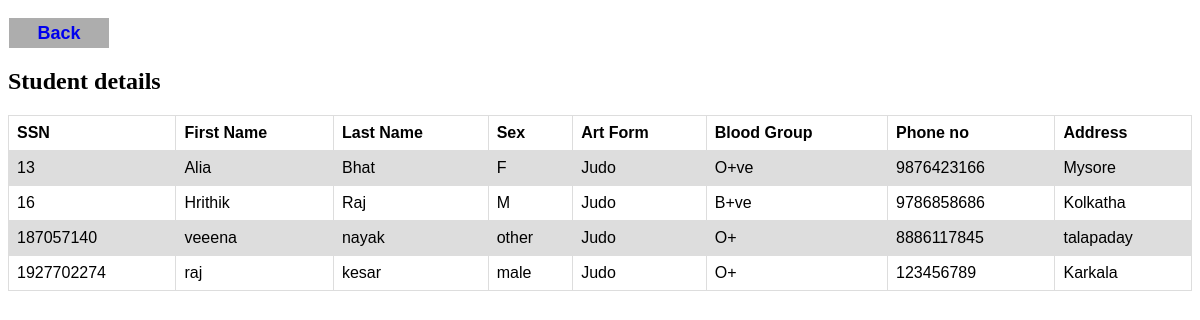
/partstu.php?uname=Prasad_shetty01, run on the app's committed database.
### tables this page shows
CREATE TABLE `student` (
  `SSN` varchar(20) NOT NULL,
  `Fname` varchar(20) NOT NULL,
  `Lname` varchar(20) NOT NULL,
  `Sex` varchar(20) NOT NULL,
  `Art_form` varchar(20) NOT NULL,
  `Blood` varchar(20) NOT NULL,
  `St_uname` varchar(20) NOT NULL,
  `Phno` varchar(20) NOT NULL,
  `Address` varchar(20) NOT NULL
);

### partstu.php (the view, shortened to what this page needs)
<!DOCTYPE html>
<html lang="en">
<head>
</head>
<body>
<button id="back"><a href="addtour.php">Back</a></button>
<?php
$con = mysqli_connect('localhost:3306', 'root', '','boxing');
$username=$_GET['uname'];
$sql2="SELECT *FROM staff where S_uname='$username'";
$result2=mysqli_query($con,$sql2);
$res=mysqli_fetch_assoc($result2);
$type=$res['type'];
$sql = "SELECT SSN, Fname, Lname, Sex, Art_form, Blood, Phno, St_uname, Address FROM student where Art_form ='$type'";
$result = mysqli_query($con, $sql);
echo "<br><h2>Student details</h2>";
echo "<table border='1'>
<tr>
<th>SSN</th>
<th>First Name</th>
<th>Last Name</th>
<th>Sex</th>
<th>Art Form</th>
<th>Blood Group</th>
<th>Phone no</th>
<th>Address</th>
</tr>";
while($row = mysqli_fetch_assoc($result))
{
    echo "<tr>";
    echo "<td>" . $row['SSN'] . "</td>";
    echo "<td>" . $row['Fname'] . "</td>";
    echo "<td>" . $row['Lname'] . "</td>";
    echo "<td>" . $row['Sex'] . "</td>";
    echo "<td>" . $row['Art_form'] . "</td>";
    echo "<td>" . $row['Blood'] . "</td>";
    echo "<td>" . $row['Phno'] . "</td>";
    echo "<td>" . $row['Address'] . "</td>";
    echo "</tr>";
}
echo "</table>";
?>
</body>
</html>

### partstu.php (style rules this page uses)
table { font-family: arial, sans-serif; border-collapse: collapse; width: 100%; }
td, th { border: 1px solid #dddddd; text-align: left; padding: 8px; }
tr:nth-child(even) { background-color: #dddddd; }
button { width: 100px; height: 30px; background: #adadad; border:none; margin-top: 10px; margin-left: 1px; font-size: 18px; text-decoration: none; color: black; font-weight: bold; }
button a { text-decoration:none; }

### data on the page
student: SSN "13", Fname "Alia", Lname "Bhat", Sex "F", Art_form "Judo", Blood "O+ve", Phno "9876423166", Address "Mysore"
student: SSN "16", Fname "Hrithik", Lname "Raj", Sex "M", Art_form "Judo", Blood "B+ve", Phno "9786858686", Address "Kolkatha"
student: SSN "187057140", Fname "veeena", Lname "nayak", Sex "other", Art_form "Judo", Blood "O+", Phno "8886117845", Address "talapaday"
student: SSN "1927702274", Fname "raj", Lname "kesar", Sex "male", Art_form "Judo", Blood "O+", Phno "123456789", Address "Karkala"
